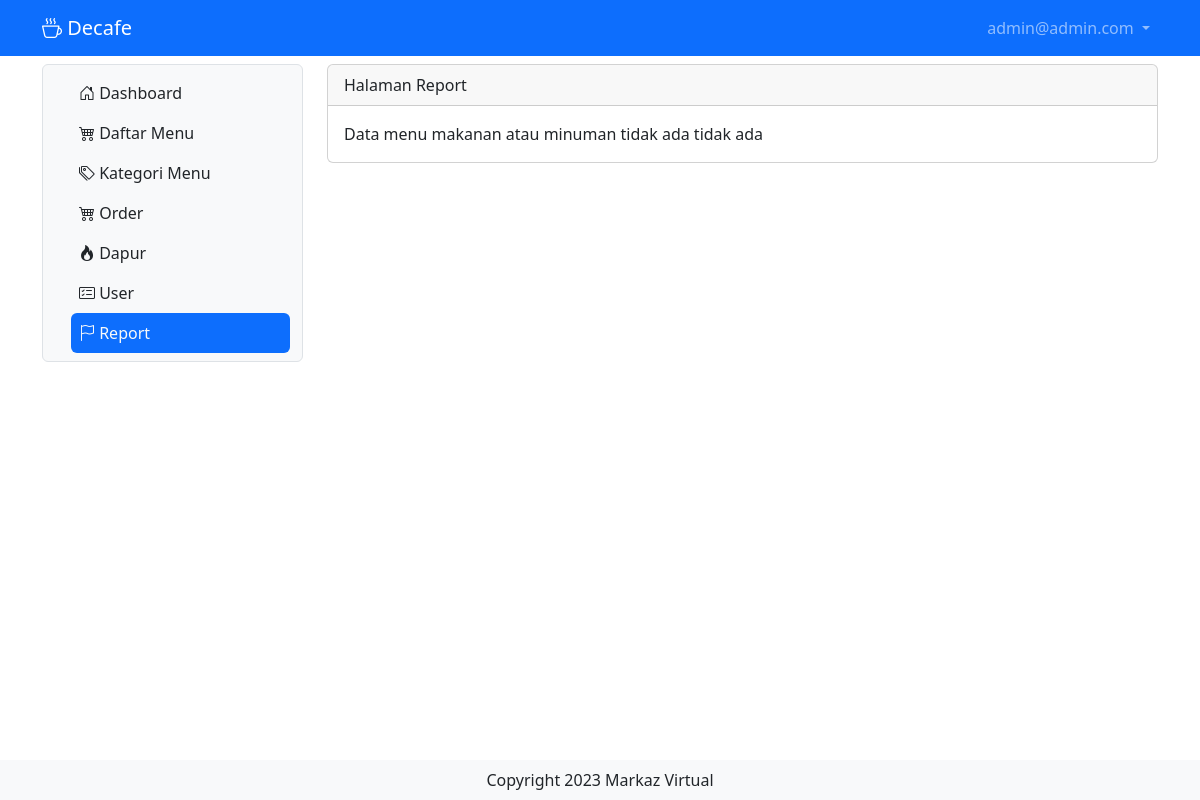
/report (signed in), run on an earlier commit of the app's database.
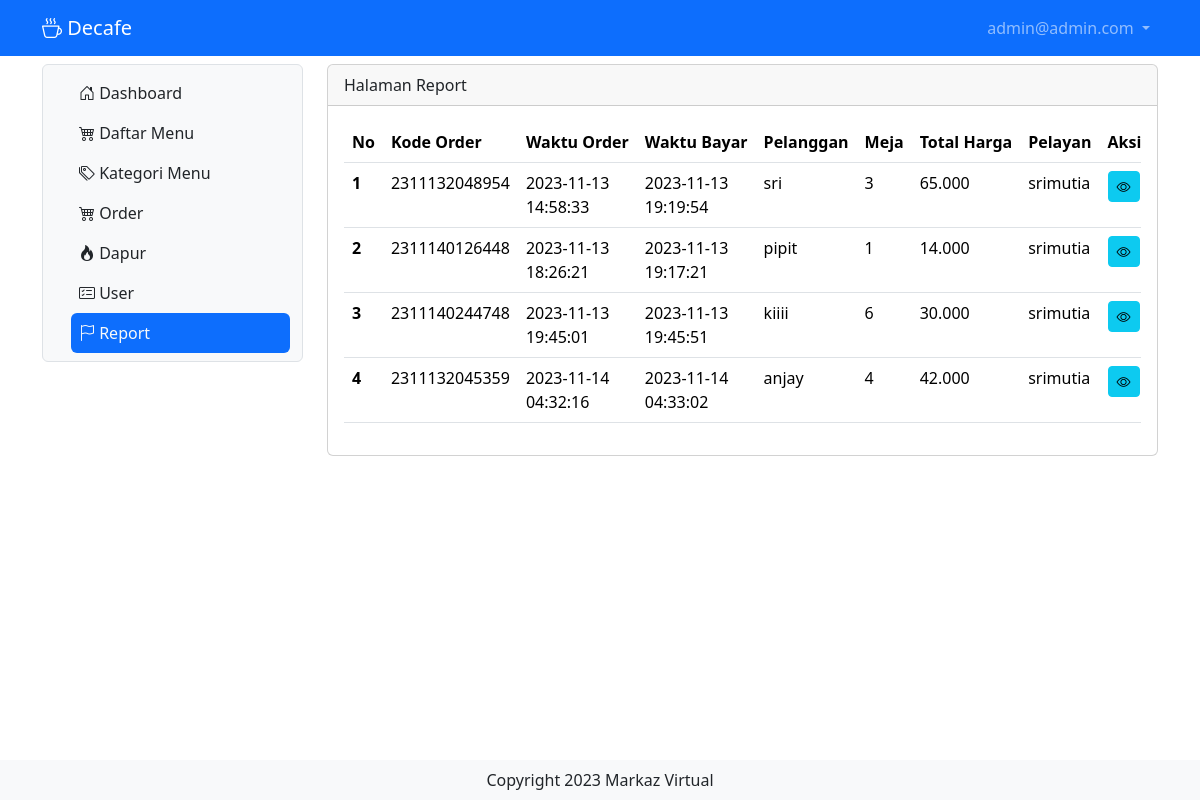
And on a later commit of the database.
### tables this page shows
CREATE TABLE IF NOT EXISTS `tb_order` (
  `id_order` bigint NOT NULL DEFAULT '0',
  `pelanggan` varchar(200) DEFAULT NULL,
  `meja` int DEFAULT NULL,
  `pelayan` int DEFAULT NULL,
  `waktu_order` timestamp NULL DEFAULT CURRENT_TIMESTAMP ON UPDATE CURRENT_TIMESTAMP,
  PRIMARY KEY (`id_order`) USING BTREE,
  KEY `pelayan` (`pelayan`),
  CONSTRAINT `FK_tb_order_tb_user` FOREIGN KEY (`pelayan`) REFERENCES `tb_user` (`id`) ON DELETE RESTRICT ON UPDATE CASCADE
);

CREATE TABLE IF NOT EXISTS `tb_bayar` (
  `id_bayar` bigint NOT NULL,
  `nominal_uang` bigint DEFAULT NULL,
  `total_bayar` bigint DEFAULT NULL,
  `waktu_bayar` timestamp NULL DEFAULT CURRENT_TIMESTAMP ON UPDATE CURRENT_TIMESTAMP,
  PRIMARY KEY (`id_bayar`)
);

CREATE TABLE IF NOT EXISTS `tb_user` (
  `id` int NOT NULL AUTO_INCREMENT,
  `nama` varchar(200) DEFAULT NULL,
  `username` varchar(200) DEFAULT NULL,
  `password` varchar(200) DEFAULT NULL,
  `level` int DEFAULT NULL,
  `nohp` varchar(15) DEFAULT NULL,
  `alamat` varchar(300) DEFAULT NULL,
  PRIMARY KEY (`id`)
);

### report.php (the view, shortened to what this page needs)
<?php
include "proses/connect.php";
$query = mysqli_query($conn, "SELECT tb_order.*,tb_bayar.*,nama, SUM(harga*jumlah) AS harganya FROM tb_order
 LEFT JOIN tb_user ON tb_user.id = tb_order.pelayan
LEFT JOIN tb_list_order ON tb_list_order.kode_order=tb_order.id_order
LEFT JOIN tb_daftar_menu ON tb_daftar_menu.id = tb_list_order.menu
JOIN tb_bayar ON tb_bayar.id_bayar = tb_order.id_order
GROUP BY id_order ORDER BY waktu_order ASC ");
while ($record = mysqli_fetch_array($query)) {
    $result[] = $record;
}
?>
<div class="col-lg-9 mt-2">
    <div class="card">
        <div class="card-header">
            Halaman Report
        </div>
        <div class="card-body">
            <?php
            if (empty($result)) {
                echo "Data menu makanan atau minuman tidak ada tidak ada";
            } else {
            ?>
                <div class="table-responsive">
                    <table class="table table-hover">
                        <thead>
                            <tr class="text-nowrap">
                                <th scope="col">No</th>
                                <th scope="col">Kode Order</th>
                                <th scope="col">Waktu Order</th>
                                <th scope="col">Waktu Bayar</th>
                                <th scope="col">Pelanggan</th>
                                <th scope="col">Meja</th>
                                <th scope="col">Total Harga</th>
                                <th scope="col">Pelayan</th>
                                <th scope="col">Aksi</th>
                            </tr>
                        </thead>
                        <tbody>
                            <?php
                            $no = 1;
                            foreach ($result as $row) {
                            ?>
                                <tr>
                                    <th scope="row">
                                        <?php echo $no++ ?>
                                    </th>
                                    <td>
                                        <?php echo $row['id_order'] ?>
                                    </td>
                                    <td>
                                        <?php echo $row['waktu_order'] ?>
                                    </td>
                                    <td>
                                        <?php echo $row['waktu_bayar'] ?>
                                    </td>
                                    <td>
                                        <?php echo $row['pelanggan'] ?>
                                    </td>
                                    <td>
                                        <?php echo $row['meja'] ?>
                                    </td>
                                    <td>
                                        <?php echo number_format((int) $row['harganya'], 0, ',', '.') ?>
                                    </td>
                                    <td>
                                        <?php echo $row['nama'] ?>
                                    </td>
                                    <td>
                                        <div class="d-flex">
                                            <a class="btn btn-info btn-sm me-1" href="./?x=viewitem&order=  <?php echo $row['id_order'] . "&meja=" . $row['meja'] . "&pelanggan=" . $row['pelanggan'] ?>"><i class="bi bi-eye"></i></a>
                                        </div>
                                    </td>
                                </tr>
                            <?php
                            } ?>
                        </tbody>
                    </table>
                </div>
            <?php
            } ?>
        </div>
    </div>
</div>

What changed in the data, as far as the page shows it:
added tb_order: id_order "2311132048954", waktu_order "2023-11-13 14:58:33", tb_bayar.waktu_bayar "2023-11-13 19:19:54", pelanggan "sri", meja "3", harganya "65.000", pelayan.nama "srimutia"
added tb_order: id_order "2311140126448", waktu_order "2023-11-13 18:26:21", tb_bayar.waktu_bayar "2023-11-13 19:17:21", pelanggan "pipit", meja "1", harganya "14.000", pelayan.nama "srimutia"
added tb_order: id_order "2311140244748", waktu_order "2023-11-13 19:45:01", tb_bayar.waktu_bayar "2023-11-13 19:45:51", pelanggan "kiiii", meja "6", harganya "30.000", pelayan.nama "srimutia"
added tb_order: id_order "2311132045359", waktu_order "2023-11-14 04:32:16", tb_bayar.waktu_bayar "2023-11-14 04:33:02", pelanggan "anjay", meja "4", harganya "42.000", pelayan.nama "srimutia"
Also different on the page:
text no longer shown: "Data menu makanan atau minuman tidak ada tidak ada"
text now shown: "No Kode Order Waktu Order Waktu Bayar Pelanggan Meja Total Harga Pelayan Aksi"
